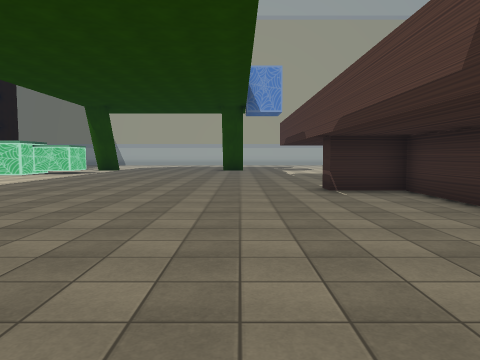
View 1 (above)

24 first-person views from a walk through a 3-D level made in the Unity game engine. The camera is 1.5 m above the floor, tilts 4° down and sees 70° across. The floor is counted in squares, 2 m on a side. Each view is taken from the middle of a square. On the plan, view 1 faces up. The plan holds only what a view shows up to about 11 squares ahead; the rest is blank. The place goes on beyond the plan. The player character is not drawn. Some surface patterns are stand-ins.

View 2
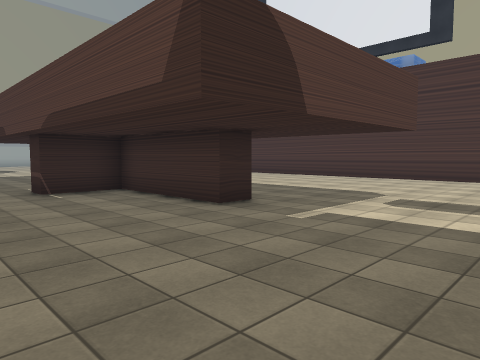

View 3
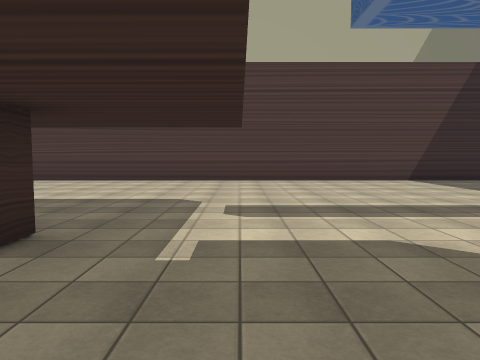

View 4
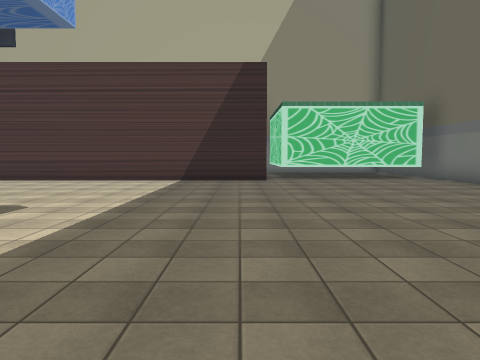

View 5
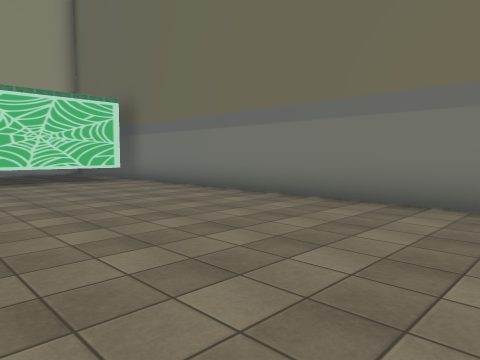

View 6
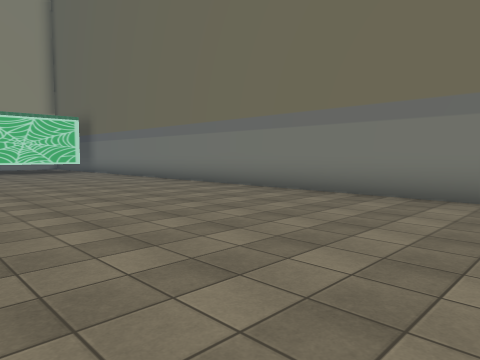

View 7
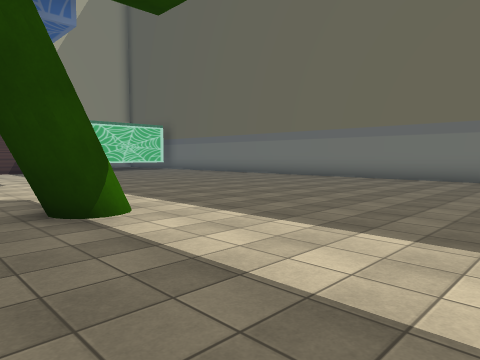

View 8
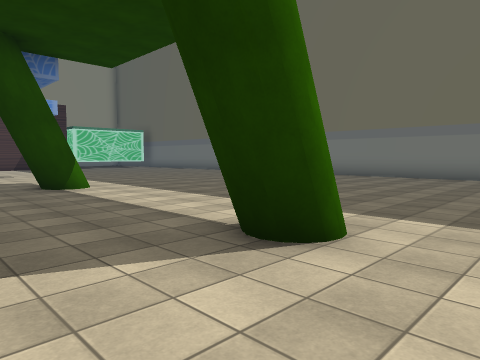

View 9
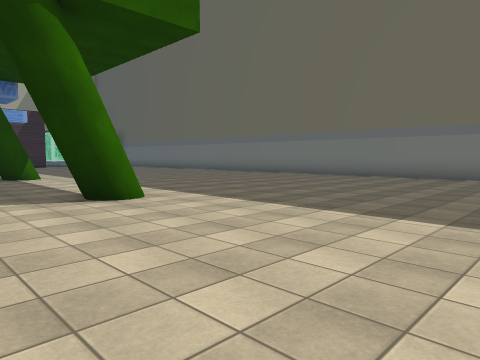

View 10
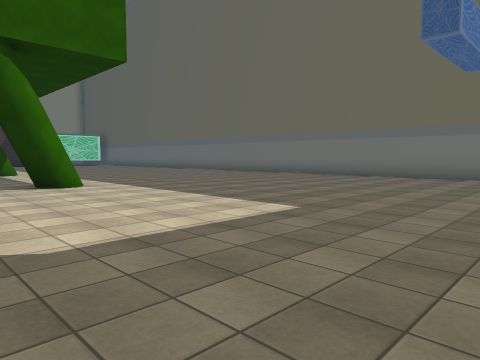

View 11
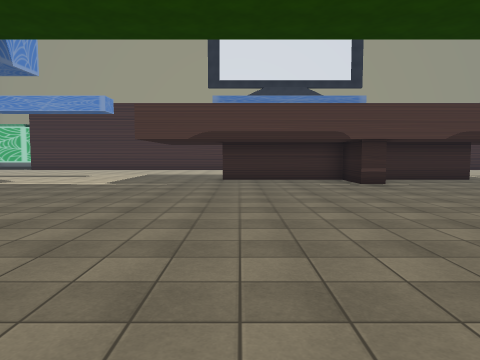

View 12
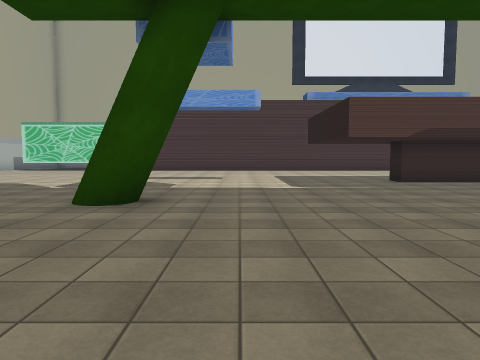

View 13
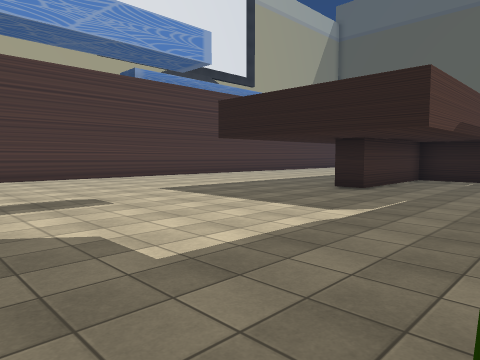

View 14
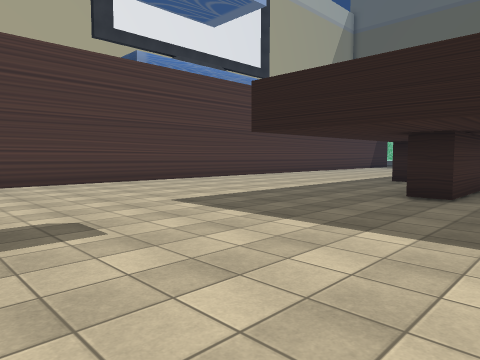

View 15
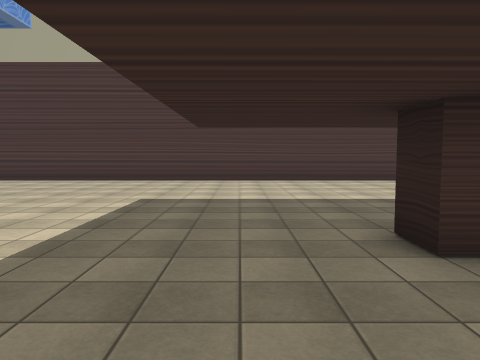

View 16
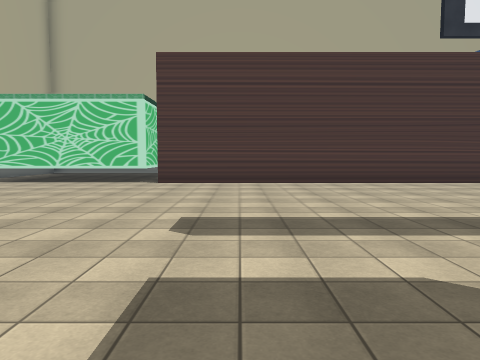

View 17
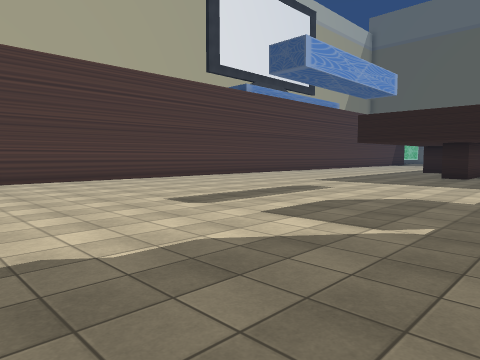

View 18
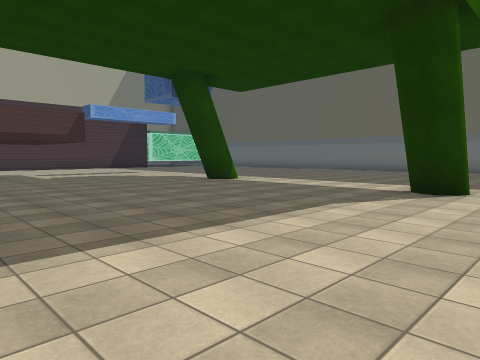

View 19
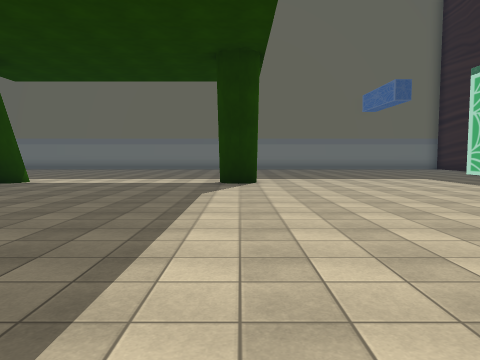

View 20
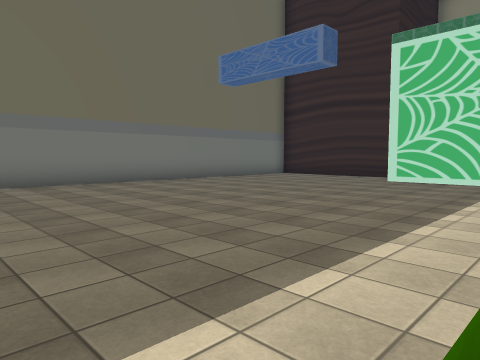

View 21
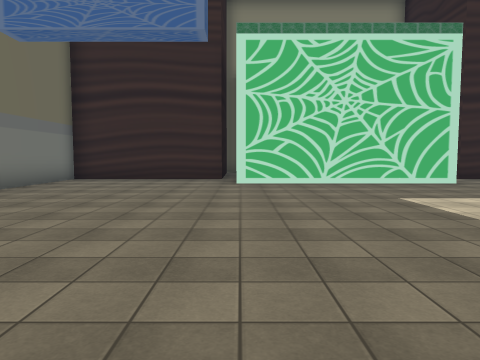

View 22
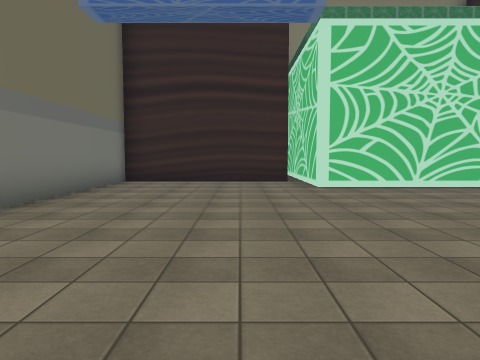

View 23
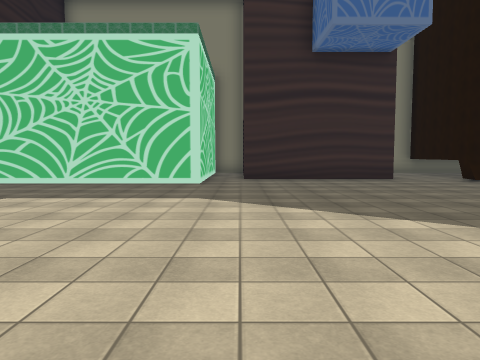

View 24
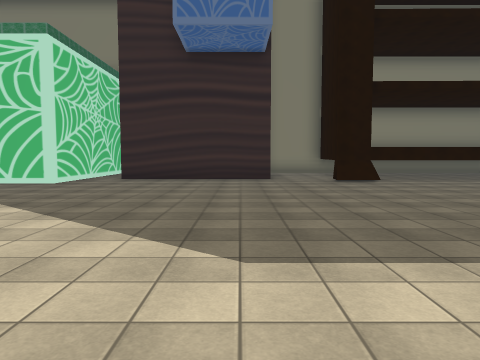

### Floor plan
Points are (right, up) in squares from view 1. A wall is a line through its corners. A room is listed if a view was taken in it or the views show most of it. See-through windows are left out.
Room 1 (views 1, 2, 3, 4, 5, 6, 7, 8, 9, 10, 11, 12, 13, 14, 15, 16, 17, 18, 19, 20, 21, 22, 23, 24)
walls: (4.2, 3.9) (3.5, 3.9) (3.5, 7.2) (1.9, 7.2) (1.9, 7.8) (3.5, 7.8) (3.5, 11.5) (4.2, 11.5); (-0.9, -1.7) (-0.8, -1.3); (-6.7, -1.1) (-6.4, -1.5); (-0.7, -2.1) (-0.8, -1.8) (-0.9, -1.4) (-0.7, -1.1); (5.4, 7.8) (6, 7.8); (-7.5, -1.7) (-7.4, -1.2); (-7.2, -2.1) (-7.6, -1.6) (-7.3, -1.1) (-7.1, -0.9); (-7.4, -2) (-7.5, -1.4); (-0.6, 17.5) (-1, 17.9) (-0.6, 18.4); (-0.9, 17.8) (-0.9, 18.1); (-0.9, 17.8) (-0.9, 18); (-17.5, 12.3) (-17.5, 8) (-18, 8.1); (-18, -0.1) (-16.3, -0.1) (-16.3, -6.1) (-18.5, -6.1); (-3, -11.4) (12.2, -11.4); (11.5, -5.9) (11.5, 22.4); (-18.1, -6.5) (-18.1, -7.1); (11.7, 22.7) (11.7, 24.5); (12, -10.9) (12, -7.8); (-18.1, -10.9) (-18.1, -11.4) (-5.8, -11.4)

Where each view was taken, in squares from view 1:
view 1: 0 up, 0 right, facing up
view 2: 0 up, 0 right, facing up-right
view 3: 2 up, 1 right, facing right
view 4: 5 down, 1 right, facing right
view 5: 6 down, 2 right, facing down-right
view 6: 5 down, 4 left, facing down-right
view 7: 0 up, 5 left, facing down-right
view 8: 1 up, 9 left, facing down-right
view 9: 1 up, 13 left, facing down-right
view 10: 1 up, 16 left, facing down-right
view 11: 11 up, 7 left, facing right
view 12: 16 up, 6 left, facing right
view 13: 19 up, 0 right, facing down-right
view 14: 18 up, 2 right, facing down-right
view 15: 13 up, 1 right, facing right
view 16: 20 up, 2 right, facing right
view 17: 24 up, 1 right, facing down-right
view 18: 6 up, 9 left, facing down-right
view 19: 8 up, 7 left, facing down
view 20: 2 down, 6 left, facing down-left
view 21: 6 down, 7 left, facing left
view 22: 8 down, 8 left, facing left
view 23: 1 up, 7 left, facing left
view 24: 5 up, 7 left, facing left
